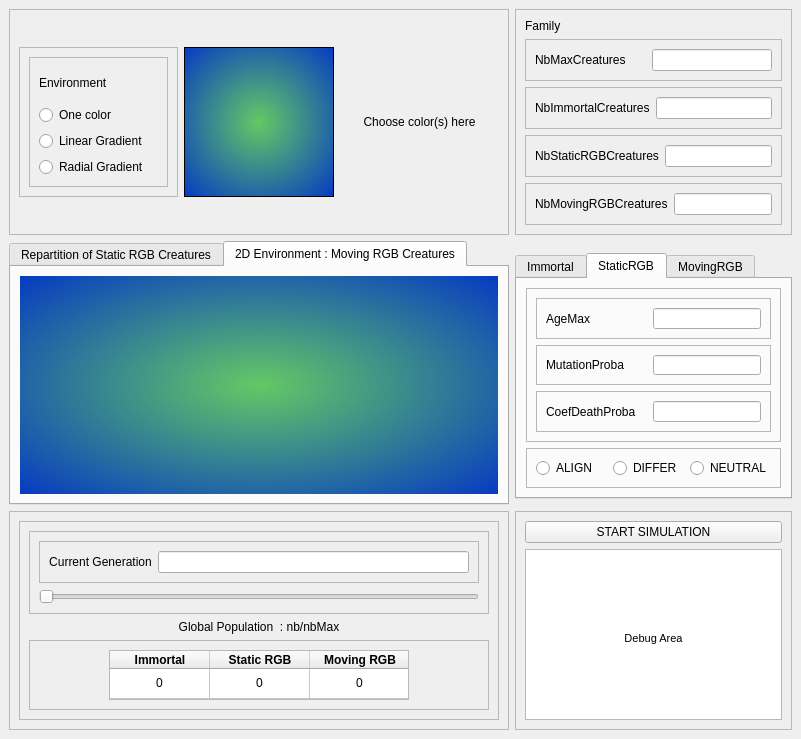
<?xml version="1.0" encoding="UTF-8"?>
<ui version="4.0">
 <class>MainWindow</class>
 <widget class="QMainWindow" name="MainWindow">
  <property name="geometry">
   <rect>
    <x>0</x>
    <y>0</y>
    <width>801</width>
    <height>719</height>
   </rect>
  </property>
  <property name="windowTitle">
   <string>MainWindow</string>
  </property>
  <widget class="QWidget" name="centralwidget">
   <layout class="QGridLayout" name="gridLayout_2">
    <item row="1" column="0" rowspan="4" colspan="3">
     <widget class="QTabWidget" name="DisplayTab">
      <property name="sizePolicy">
       <sizepolicy hsizetype="Expanding" vsizetype="Expanding">
        <horstretch>0</horstretch>
        <verstretch>0</verstretch>
       </sizepolicy>
      </property>
      <property name="minimumSize">
       <size>
        <width>500</width>
        <height>0</height>
       </size>
      </property>
      <property name="currentIndex">
       <number>1</number>
      </property>
      <widget class="QWidget" name="Creature2">
       <attribute name="title">
        <string>Repartition of Static RGB Creatures</string>
       </attribute>
       <layout class="QHBoxLayout" name="horizontalLayout_13"/>
      </widget>
      <widget class="QWidget" name="Creature1">
       <attribute name="title">
        <string>2D Environment : Moving RGB Creatures</string>
       </attribute>
       <layout class="QVBoxLayout" name="verticalLayout_10">
        <item>
         <widget class="QWidget" name="widget" native="true">
          <property name="styleSheet">
           <string notr="true">background-color:qradialgradient(spread:pad, cx:0.5, cy:0.5, radius:0.75, fx:0.5, fy:0.5, stop:0 rgba(100, 200, 100, 255), stop:1 rgba(0, 50, 200, 255))</string>
          </property>
         </widget>
        </item>
       </layout>
      </widget>
     </widget>
    </item>
    <item row="5" column="3" rowspan="2">
     <widget class="QFrame" name="frame_19">
      <property name="frameShape">
       <enum>QFrame::StyledPanel</enum>
      </property>
      <property name="frameShadow">
       <enum>QFrame::Raised</enum>
      </property>
      <layout class="QVBoxLayout" name="verticalLayout_3">
       <item>
        <widget class="QPushButton" name="pushButton">
         <property name="text">
          <string>START SIMULATION</string>
         </property>
        </widget>
       </item>
       <item>
        <widget class="QTextBrowser" name="textBrowser">
         <property name="html">
          <string>&lt;!DOCTYPE HTML PUBLIC &quot;-//W3C//DTD HTML 4.0//EN&quot; &quot;http://www.w3.org/TR/REC-html40/strict.dtd&quot;&gt;
&lt;html&gt;&lt;head&gt;&lt;meta name=&quot;qrichtext&quot; content=&quot;1&quot; /&gt;&lt;style type=&quot;text/css&quot;&gt;
p, li { white-space: pre-wrap; }
&lt;/style&gt;&lt;/head&gt;&lt;body style=&quot; font-family:'MS Shell Dlg 2'; font-size:8.25pt; font-weight:400; font-style:normal;&quot;&gt;
&lt;p align=&quot;center&quot; style=&quot;-qt-paragraph-type:empty; margin-top:0px; margin-bottom:0px; margin-left:0px; margin-right:0px; -qt-block-indent:0; text-indent:0px;&quot;&gt;&lt;br /&gt;&lt;/p&gt;
&lt;p align=&quot;center&quot; style=&quot;-qt-paragraph-type:empty; margin-top:0px; margin-bottom:0px; margin-left:0px; margin-right:0px; -qt-block-indent:0; text-indent:0px;&quot;&gt;&lt;br /&gt;&lt;/p&gt;
&lt;p align=&quot;center&quot; style=&quot;-qt-paragraph-type:empty; margin-top:0px; margin-bottom:0px; margin-left:0px; margin-right:0px; -qt-block-indent:0; text-indent:0px;&quot;&gt;&lt;br /&gt;&lt;/p&gt;
&lt;p align=&quot;center&quot; style=&quot;-qt-paragraph-type:empty; margin-top:0px; margin-bottom:0px; margin-left:0px; margin-right:0px; -qt-block-indent:0; text-indent:0px;&quot;&gt;&lt;br /&gt;&lt;/p&gt;
&lt;p align=&quot;center&quot; style=&quot;-qt-paragraph-type:empty; margin-top:0px; margin-bottom:0px; margin-left:0px; margin-right:0px; -qt-block-indent:0; text-indent:0px;&quot;&gt;&lt;br /&gt;&lt;/p&gt;
&lt;p align=&quot;center&quot; style=&quot;-qt-paragraph-type:empty; margin-top:0px; margin-bottom:0px; margin-left:0px; margin-right:0px; -qt-block-indent:0; text-indent:0px;&quot;&gt;&lt;br /&gt;&lt;/p&gt;
&lt;p align=&quot;center&quot; style=&quot; margin-top:0px; margin-bottom:0px; margin-left:0px; margin-right:0px; -qt-block-indent:0; text-indent:0px;&quot;&gt;Debug Area&lt;/p&gt;&lt;/body&gt;&lt;/html&gt;</string>
         </property>
        </widget>
       </item>
      </layout>
     </widget>
    </item>
    <item row="5" column="0" rowspan="2" colspan="3">
     <widget class="QFrame" name="frame_18">
      <property name="frameShape">
       <enum>QFrame::StyledPanel</enum>
      </property>
      <property name="frameShadow">
       <enum>QFrame::Raised</enum>
      </property>
      <layout class="QVBoxLayout" name="verticalLayout_6">
       <item>
        <widget class="QFrame" name="frame">
         <property name="frameShape">
          <enum>QFrame::StyledPanel</enum>
         </property>
         <property name="frameShadow">
          <enum>QFrame::Raised</enum>
         </property>
         <layout class="QVBoxLayout" name="verticalLayout_5">
          <item>
           <widget class="QFrame" name="frame_16">
            <property name="frameShape">
             <enum>QFrame::StyledPanel</enum>
            </property>
            <property name="frameShadow">
             <enum>QFrame::Raised</enum>
            </property>
            <layout class="QVBoxLayout" name="verticalLayout_4">
             <item>
              <widget class="QFrame" name="frame_17">
               <property name="frameShape">
                <enum>QFrame::StyledPanel</enum>
               </property>
               <property name="frameShadow">
                <enum>QFrame::Raised</enum>
               </property>
               <layout class="QHBoxLayout" name="horizontalLayout_10">
                <item>
                 <widget class="QLabel" name="label">
                  <property name="text">
                   <string>Current Generation</string>
                  </property>
                  <property name="alignment">
                   <set>Qt::AlignCenter</set>
                  </property>
                 </widget>
                </item>
                <item>
                 <widget class="QLineEdit" name="ExactValueSlider"/>
                </item>
               </layout>
              </widget>
             </item>
             <item>
              <widget class="QSlider" name="GenerationSlider">
               <property name="orientation">
                <enum>Qt::Horizontal</enum>
               </property>
              </widget>
             </item>
            </layout>
           </widget>
          </item>
          <item>
           <widget class="QLabel" name="label_2">
            <property name="text">
             <string>Global Population  : nb/nbMax</string>
            </property>
            <property name="alignment">
             <set>Qt::AlignCenter</set>
            </property>
           </widget>
          </item>
          <item>
           <widget class="QFrame" name="frame_23">
            <property name="frameShape">
             <enum>QFrame::StyledPanel</enum>
            </property>
            <property name="frameShadow">
             <enum>QFrame::Raised</enum>
            </property>
            <layout class="QHBoxLayout" name="horizontalLayout_16">
             <item>
              <widget class="QTableWidget" name="tableWidget">
               <property name="minimumSize">
                <size>
                 <width>0</width>
                 <height>0</height>
                </size>
               </property>
               <property name="maximumSize">
                <size>
                 <width>300</width>
                 <height>50</height>
                </size>
               </property>
               <property name="verticalScrollBarPolicy">
                <enum>Qt::ScrollBarAlwaysOff</enum>
               </property>
               <property name="horizontalScrollBarPolicy">
                <enum>Qt::ScrollBarAlwaysOff</enum>
               </property>
               <property name="showGrid">
                <bool>true</bool>
               </property>
               <property name="rowCount">
                <number>1</number>
               </property>
               <property name="columnCount">
                <number>3</number>
               </property>
               <attribute name="horizontalHeaderVisible">
                <bool>true</bool>
               </attribute>
               <attribute name="horizontalHeaderCascadingSectionResizes">
                <bool>false</bool>
               </attribute>
               <attribute name="horizontalHeaderDefaultSectionSize">
                <number>100</number>
               </attribute>
               <attribute name="horizontalHeaderMinimumSectionSize">
                <number>37</number>
               </attribute>
               <attribute name="horizontalHeaderShowSortIndicator" stdset="0">
                <bool>false</bool>
               </attribute>
               <attribute name="horizontalHeaderStretchLastSection">
                <bool>false</bool>
               </attribute>
               <attribute name="verticalHeaderVisible">
                <bool>false</bool>
               </attribute>
               <attribute name="verticalHeaderStretchLastSection">
                <bool>false</bool>
               </attribute>
               <row/>
               <column>
                <property name="text">
                 <string>Immortal</string>
                </property>
                <property name="font">
                 <font>
                  <weight>75</weight>
                  <bold>true</bold>
                 </font>
                </property>
                <property name="textAlignment">
                 <set>AlignCenter</set>
                </property>
               </column>
               <column>
                <property name="text">
                 <string>Static RGB</string>
                </property>
                <property name="font">
                 <font>
                  <weight>75</weight>
                  <bold>true</bold>
                 </font>
                </property>
                <property name="textAlignment">
                 <set>AlignCenter</set>
                </property>
               </column>
               <column>
                <property name="text">
                 <string>Moving RGB</string>
                </property>
                <property name="font">
                 <font>
                  <weight>75</weight>
                  <bold>true</bold>
                 </font>
                </property>
                <property name="textAlignment">
                 <set>AlignCenter</set>
                </property>
               </column>
               <item row="0" column="0">
                <property name="text">
                 <string>0</string>
                </property>
                <property name="textAlignment">
                 <set>AlignCenter</set>
                </property>
               </item>
               <item row="0" column="1">
                <property name="text">
                 <string>0</string>
                </property>
                <property name="textAlignment">
                 <set>AlignCenter</set>
                </property>
               </item>
               <item row="0" column="2">
                <property name="text">
                 <string>0</string>
                </property>
                <property name="textAlignment">
                 <set>AlignCenter</set>
                </property>
               </item>
              </widget>
             </item>
            </layout>
           </widget>
          </item>
         </layout>
        </widget>
       </item>
      </layout>
     </widget>
    </item>
    <item row="0" column="3">
     <widget class="QFrame" name="FamilyFrame">
      <property name="frameShape">
       <enum>QFrame::StyledPanel</enum>
      </property>
      <property name="frameShadow">
       <enum>QFrame::Raised</enum>
      </property>
      <layout class="QVBoxLayout" name="verticalLayout_2">
       <item>
        <widget class="QLabel" name="label_4">
         <property name="text">
          <string>Family</string>
         </property>
        </widget>
       </item>
       <item>
        <widget class="QFrame" name="frame_4">
         <property name="frameShape">
          <enum>QFrame::StyledPanel</enum>
         </property>
         <property name="frameShadow">
          <enum>QFrame::Raised</enum>
         </property>
         <layout class="QHBoxLayout" name="horizontalLayout_9">
          <item>
           <widget class="QLabel" name="label_9">
            <property name="text">
             <string>NbMaxCreatures</string>
            </property>
           </widget>
          </item>
          <item>
           <widget class="QLineEdit" name="lineEdit_5">
            <property name="maximumSize">
             <size>
              <width>120</width>
              <height>16777215</height>
             </size>
            </property>
           </widget>
          </item>
         </layout>
        </widget>
       </item>
       <item>
        <widget class="QFrame" name="frame_2">
         <property name="frameShape">
          <enum>QFrame::StyledPanel</enum>
         </property>
         <property name="frameShadow">
          <enum>QFrame::Raised</enum>
         </property>
         <layout class="QHBoxLayout" name="horizontalLayout_4">
          <item>
           <widget class="QLabel" name="label_5">
            <property name="text">
             <string>NbImmortalCreatures</string>
            </property>
           </widget>
          </item>
          <item>
           <widget class="QLineEdit" name="lineEdit">
            <property name="maximumSize">
             <size>
              <width>120</width>
              <height>16777215</height>
             </size>
            </property>
            <property name="text">
             <string/>
            </property>
           </widget>
          </item>
         </layout>
        </widget>
       </item>
       <item>
        <widget class="QFrame" name="frame_3">
         <property name="frameShape">
          <enum>QFrame::StyledPanel</enum>
         </property>
         <property name="frameShadow">
          <enum>QFrame::Raised</enum>
         </property>
         <layout class="QHBoxLayout" name="horizontalLayout_8">
          <item>
           <widget class="QLabel" name="label_7">
            <property name="text">
             <string>NbStaticRGBCreatures</string>
            </property>
           </widget>
          </item>
          <item>
           <widget class="QLineEdit" name="lineEdit_3">
            <property name="maximumSize">
             <size>
              <width>120</width>
              <height>16777215</height>
             </size>
            </property>
           </widget>
          </item>
         </layout>
        </widget>
       </item>
       <item>
        <widget class="QFrame" name="frame_20">
         <property name="frameShape">
          <enum>QFrame::StyledPanel</enum>
         </property>
         <property name="frameShadow">
          <enum>QFrame::Raised</enum>
         </property>
         <layout class="QHBoxLayout" name="horizontalLayout_15">
          <item>
           <widget class="QLabel" name="label_23">
            <property name="text">
             <string>NbMovingRGBCreatures</string>
            </property>
           </widget>
          </item>
          <item>
           <widget class="QLineEdit" name="lineEdit_16">
            <property name="maximumSize">
             <size>
              <width>120</width>
              <height>16777215</height>
             </size>
            </property>
           </widget>
          </item>
         </layout>
        </widget>
       </item>
      </layout>
     </widget>
    </item>
    <item row="0" column="0" colspan="3">
     <widget class="QFrame" name="EnvironmentFrame">
      <property name="frameShape">
       <enum>QFrame::StyledPanel</enum>
      </property>
      <property name="frameShadow">
       <enum>QFrame::Raised</enum>
      </property>
      <layout class="QGridLayout" name="gridLayout">
       <item row="0" column="0">
        <widget class="QFrame" name="frame_21">
         <property name="frameShape">
          <enum>QFrame::StyledPanel</enum>
         </property>
         <property name="frameShadow">
          <enum>QFrame::Raised</enum>
         </property>
         <layout class="QHBoxLayout" name="horizontalLayout_17">
          <item>
           <widget class="QFrame" name="frame_22">
            <property name="frameShape">
             <enum>QFrame::StyledPanel</enum>
            </property>
            <property name="frameShadow">
             <enum>QFrame::Raised</enum>
            </property>
            <layout class="QVBoxLayout" name="verticalLayout_7">
             <item>
              <widget class="QLabel" name="label_3">
               <property name="text">
                <string>Environment</string>
               </property>
              </widget>
             </item>
             <item>
              <widget class="QRadioButton" name="radioButton">
               <property name="text">
                <string>One color</string>
               </property>
              </widget>
             </item>
             <item>
              <widget class="QRadioButton" name="radioButton_2">
               <property name="text">
                <string>Linear Gradient</string>
               </property>
              </widget>
             </item>
             <item>
              <widget class="QRadioButton" name="radioButton_3">
               <property name="text">
                <string>Radial Gradient</string>
               </property>
              </widget>
             </item>
            </layout>
           </widget>
          </item>
         </layout>
        </widget>
       </item>
       <item row="0" column="2">
        <widget class="QLabel" name="label_20">
         <property name="text">
          <string>Choose color(s) here</string>
         </property>
         <property name="alignment">
          <set>Qt::AlignCenter</set>
         </property>
        </widget>
       </item>
       <item row="0" column="1">
        <widget class="QFrame" name="frame_8">
         <property name="minimumSize">
          <size>
           <width>150</width>
           <height>150</height>
          </size>
         </property>
         <property name="maximumSize">
          <size>
           <width>150</width>
           <height>150</height>
          </size>
         </property>
         <property name="styleSheet">
          <string notr="true">background-color:qradialgradient(spread:pad, cx:0.5, cy:0.5, radius:0.75, fx:0.5, fy:0.5, stop:0 rgba(100, 200, 100, 255), stop:1 rgba(0, 50, 200, 255))</string>
         </property>
         <property name="frameShape">
          <enum>QFrame::StyledPanel</enum>
         </property>
         <property name="frameShadow">
          <enum>QFrame::Raised</enum>
         </property>
        </widget>
       </item>
      </layout>
     </widget>
    </item>
    <item row="3" column="3">
     <widget class="QTabWidget" name="CreatureTabs">
      <property name="currentIndex">
       <number>1</number>
      </property>
      <widget class="QWidget" name="Creature1">
       <attribute name="title">
        <string>Immortal</string>
       </attribute>
       <layout class="QHBoxLayout" name="horizontalLayout_11">
        <item>
         <widget class="QFrame" name="frame_12">
          <property name="frameShape">
           <enum>QFrame::StyledPanel</enum>
          </property>
          <property name="frameShadow">
           <enum>QFrame::Raised</enum>
          </property>
          <layout class="QGridLayout" name="gridLayout_3">
           <item row="1" column="0">
            <widget class="QFrame" name="frame_13">
             <property name="frameShape">
              <enum>QFrame::StyledPanel</enum>
             </property>
             <property name="frameShadow">
              <enum>QFrame::Raised</enum>
             </property>
             <layout class="QHBoxLayout" name="horizontalLayout_5">
              <item>
               <widget class="QLabel" name="label_17">
                <property name="text">
                 <string>MutationProba</string>
                </property>
               </widget>
              </item>
              <item>
               <widget class="QLineEdit" name="lineEdit_13"/>
              </item>
             </layout>
            </widget>
           </item>
           <item row="0" column="0">
            <widget class="QFrame" name="frame_14">
             <property name="frameShape">
              <enum>QFrame::StyledPanel</enum>
             </property>
             <property name="frameShadow">
              <enum>QFrame::Raised</enum>
             </property>
             <layout class="QHBoxLayout" name="horizontalLayout_6">
              <item>
               <widget class="QLabel" name="label_18">
                <property name="text">
                 <string>AgeMax</string>
                </property>
               </widget>
              </item>
              <item>
               <widget class="QLineEdit" name="lineEdit_14"/>
              </item>
             </layout>
            </widget>
           </item>
          </layout>
         </widget>
        </item>
       </layout>
      </widget>
      <widget class="QWidget" name="StaticRGB">
       <attribute name="title">
        <string>StaticRGB</string>
       </attribute>
       <layout class="QVBoxLayout" name="verticalLayout">
        <item>
         <widget class="QFrame" name="frame_11">
          <property name="frameShape">
           <enum>QFrame::StyledPanel</enum>
          </property>
          <property name="frameShadow">
           <enum>QFrame::Raised</enum>
          </property>
          <layout class="QVBoxLayout" name="verticalLayout_9">
           <item>
            <widget class="QFrame" name="frame_5">
             <property name="minimumSize">
              <size>
               <width>0</width>
               <height>40</height>
              </size>
             </property>
             <property name="frameShape">
              <enum>QFrame::StyledPanel</enum>
             </property>
             <property name="frameShadow">
              <enum>QFrame::Raised</enum>
             </property>
             <layout class="QHBoxLayout" name="horizontalLayout">
              <item>
               <widget class="QLabel" name="label_10">
                <property name="text">
                 <string>AgeMax</string>
                </property>
               </widget>
              </item>
              <item alignment="Qt::AlignRight">
               <widget class="QLineEdit" name="lineEdit_6">
                <property name="maximumSize">
                 <size>
                  <width>120</width>
                  <height>16777215</height>
                 </size>
                </property>
               </widget>
              </item>
             </layout>
            </widget>
           </item>
           <item>
            <widget class="QFrame" name="frame_6">
             <property name="minimumSize">
              <size>
               <width>0</width>
               <height>40</height>
              </size>
             </property>
             <property name="frameShape">
              <enum>QFrame::StyledPanel</enum>
             </property>
             <property name="frameShadow">
              <enum>QFrame::Raised</enum>
             </property>
             <layout class="QHBoxLayout" name="horizontalLayout_2">
              <item>
               <widget class="QLabel" name="label_12">
                <property name="text">
                 <string>MutationProba</string>
                </property>
               </widget>
              </item>
              <item alignment="Qt::AlignRight">
               <widget class="QLineEdit" name="lineEdit_8">
                <property name="maximumSize">
                 <size>
                  <width>120</width>
                  <height>16777215</height>
                 </size>
                </property>
               </widget>
              </item>
             </layout>
            </widget>
           </item>
           <item>
            <widget class="QFrame" name="frame_7">
             <property name="minimumSize">
              <size>
               <width>0</width>
               <height>40</height>
              </size>
             </property>
             <property name="frameShape">
              <enum>QFrame::StyledPanel</enum>
             </property>
             <property name="frameShadow">
              <enum>QFrame::Raised</enum>
             </property>
             <layout class="QHBoxLayout" name="horizontalLayout_3">
              <item>
               <widget class="QLabel" name="label_13">
                <property name="text">
                 <string>CoefDeathProba</string>
                </property>
               </widget>
              </item>
              <item alignment="Qt::AlignRight">
               <widget class="QLineEdit" name="lineEdit_9">
                <property name="maximumSize">
                 <size>
                  <width>120</width>
                  <height>16777215</height>
                 </size>
                </property>
               </widget>
              </item>
             </layout>
            </widget>
           </item>
          </layout>
         </widget>
        </item>
        <item>
         <widget class="QFrame" name="frame_29">
          <property name="frameShape">
           <enum>QFrame::StyledPanel</enum>
          </property>
          <property name="frameShadow">
           <enum>QFrame::Raised</enum>
          </property>
          <layout class="QHBoxLayout" name="horizontalLayout_21">
           <item>
            <widget class="QRadioButton" name="radioButton_10">
             <property name="text">
              <string>ALIGN</string>
             </property>
            </widget>
           </item>
           <item>
            <widget class="QRadioButton" name="radioButton_11">
             <property name="text">
              <string>DIFFER</string>
             </property>
            </widget>
           </item>
           <item>
            <widget class="QRadioButton" name="radioButton_12">
             <property name="text">
              <string>NEUTRAL</string>
             </property>
            </widget>
           </item>
          </layout>
         </widget>
        </item>
       </layout>
      </widget>
      <widget class="QWidget" name="MovingGRB">
       <attribute name="title">
        <string>MovingRGB</string>
       </attribute>
       <layout class="QGridLayout" name="gridLayout_5">
        <item row="0" column="0">
         <widget class="QFrame" name="frame_24">
          <property name="frameShape">
           <enum>QFrame::StyledPanel</enum>
          </property>
          <property name="frameShadow">
           <enum>QFrame::Raised</enum>
          </property>
          <layout class="QVBoxLayout" name="verticalLayout_8">
           <item>
            <widget class="QFrame" name="frame_25">
             <property name="minimumSize">
              <size>
               <width>0</width>
               <height>40</height>
              </size>
             </property>
             <property name="frameShape">
              <enum>QFrame::StyledPanel</enum>
             </property>
             <property name="frameShadow">
              <enum>QFrame::Raised</enum>
             </property>
             <layout class="QHBoxLayout" name="horizontalLayout_18">
              <item>
               <widget class="QLabel" name="label_21">
                <property name="text">
                 <string>AgeMax</string>
                </property>
               </widget>
              </item>
              <item alignment="Qt::AlignRight">
               <widget class="QLineEdit" name="lineEdit_17">
                <property name="maximumSize">
                 <size>
                  <width>120</width>
                  <height>16777215</height>
                 </size>
                </property>
               </widget>
              </item>
             </layout>
            </widget>
           </item>
           <item>
            <widget class="QFrame" name="frame_26">
             <property name="minimumSize">
              <size>
               <width>0</width>
               <height>40</height>
              </size>
             </property>
             <property name="frameShape">
              <enum>QFrame::StyledPanel</enum>
             </property>
             <property name="frameShadow">
              <enum>QFrame::Raised</enum>
             </property>
             <layout class="QHBoxLayout" name="horizontalLayout_19">
              <item>
               <widget class="QLabel" name="label_22">
                <property name="text">
                 <string>MutationProba</string>
                </property>
               </widget>
              </item>
              <item alignment="Qt::AlignRight">
               <widget class="QLineEdit" name="lineEdit_18">
                <property name="maximumSize">
                 <size>
                  <width>120</width>
                  <height>16777215</height>
                 </size>
                </property>
                <property name="text">
                 <string/>
                </property>
               </widget>
              </item>
             </layout>
            </widget>
           </item>
           <item>
            <widget class="QFrame" name="frame_27">
             <property name="minimumSize">
              <size>
               <width>0</width>
               <height>40</height>
              </size>
             </property>
             <property name="frameShape">
              <enum>QFrame::StyledPanel</enum>
             </property>
             <property name="frameShadow">
              <enum>QFrame::Raised</enum>
             </property>
             <layout class="QHBoxLayout" name="horizontalLayout_20">
              <item>
               <widget class="QLabel" name="label_24">
                <property name="text">
                 <string>CoefDeathProba</string>
                </property>
               </widget>
              </item>
              <item>
               <widget class="QLineEdit" name="lineEdit_19">
                <property name="maximumSize">
                 <size>
                  <width>120</width>
                  <height>16777215</height>
                 </size>
                </property>
               </widget>
              </item>
             </layout>
            </widget>
           </item>
          </layout>
         </widget>
        </item>
        <item row="1" column="0">
         <widget class="QFrame" name="frame_28">
          <property name="frameShape">
           <enum>QFrame::StyledPanel</enum>
          </property>
          <property name="frameShadow">
           <enum>QFrame::Raised</enum>
          </property>
          <layout class="QHBoxLayout" name="horizontalLayout_7">
           <item>
            <widget class="QRadioButton" name="radioButton_6">
             <property name="text">
              <string>ALIGN</string>
             </property>
            </widget>
           </item>
           <item>
            <widget class="QRadioButton" name="radioButton_5">
             <property name="text">
              <string>DIFFER</string>
             </property>
            </widget>
           </item>
           <item>
            <widget class="QRadioButton" name="radioButton_4">
             <property name="text">
              <string>NEUTRAL</string>
             </property>
            </widget>
           </item>
          </layout>
         </widget>
        </item>
       </layout>
      </widget>
     </widget>
    </item>
   </layout>
  </widget>
 </widget>
 <resources/>
 <connections/>
</ui>
